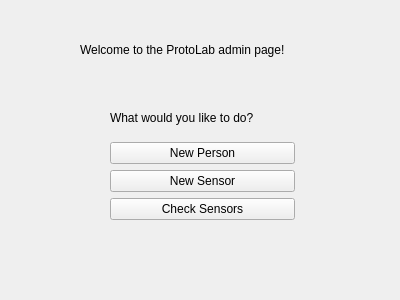
<?xml version="1.0" encoding="UTF-8"?>
<ui version="4.0">
 <class>Admin</class>
 <widget class="QWidget" name="Admin">
  <property name="geometry">
   <rect>
    <x>0</x>
    <y>0</y>
    <width>400</width>
    <height>300</height>
   </rect>
  </property>
  <property name="windowTitle">
   <string>Form</string>
  </property>
  <widget class="QLabel" name="label">
   <property name="geometry">
    <rect>
     <x>80</x>
     <y>40</y>
     <width>271</width>
     <height>20</height>
    </rect>
   </property>
   <property name="text">
    <string>Welcome to the ProtoLab admin page!</string>
   </property>
  </widget>
  <widget class="QWidget" name="">
   <property name="geometry">
    <rect>
     <x>110</x>
     <y>100</y>
     <width>185</width>
     <height>120</height>
    </rect>
   </property>
   <layout class="QVBoxLayout" name="verticalLayout_2">
    <item>
     <widget class="QLabel" name="label_2">
      <property name="text">
       <string>What would you like to do?</string>
      </property>
     </widget>
    </item>
    <item>
     <layout class="QVBoxLayout" name="verticalLayout">
      <item>
       <widget class="QPushButton" name="pushButton_NewPerson">
        <property name="text">
         <string>New Person</string>
        </property>
       </widget>
      </item>
      <item>
       <widget class="QPushButton" name="pushButton_NewSensor">
        <property name="text">
         <string>New Sensor</string>
        </property>
       </widget>
      </item>
      <item>
       <widget class="QPushButton" name="pushButton_CheckSensors">
        <property name="text">
         <string>Check Sensors</string>
        </property>
       </widget>
      </item>
     </layout>
    </item>
   </layout>
  </widget>
 </widget>
 <resources/>
 <connections/>
</ui>
